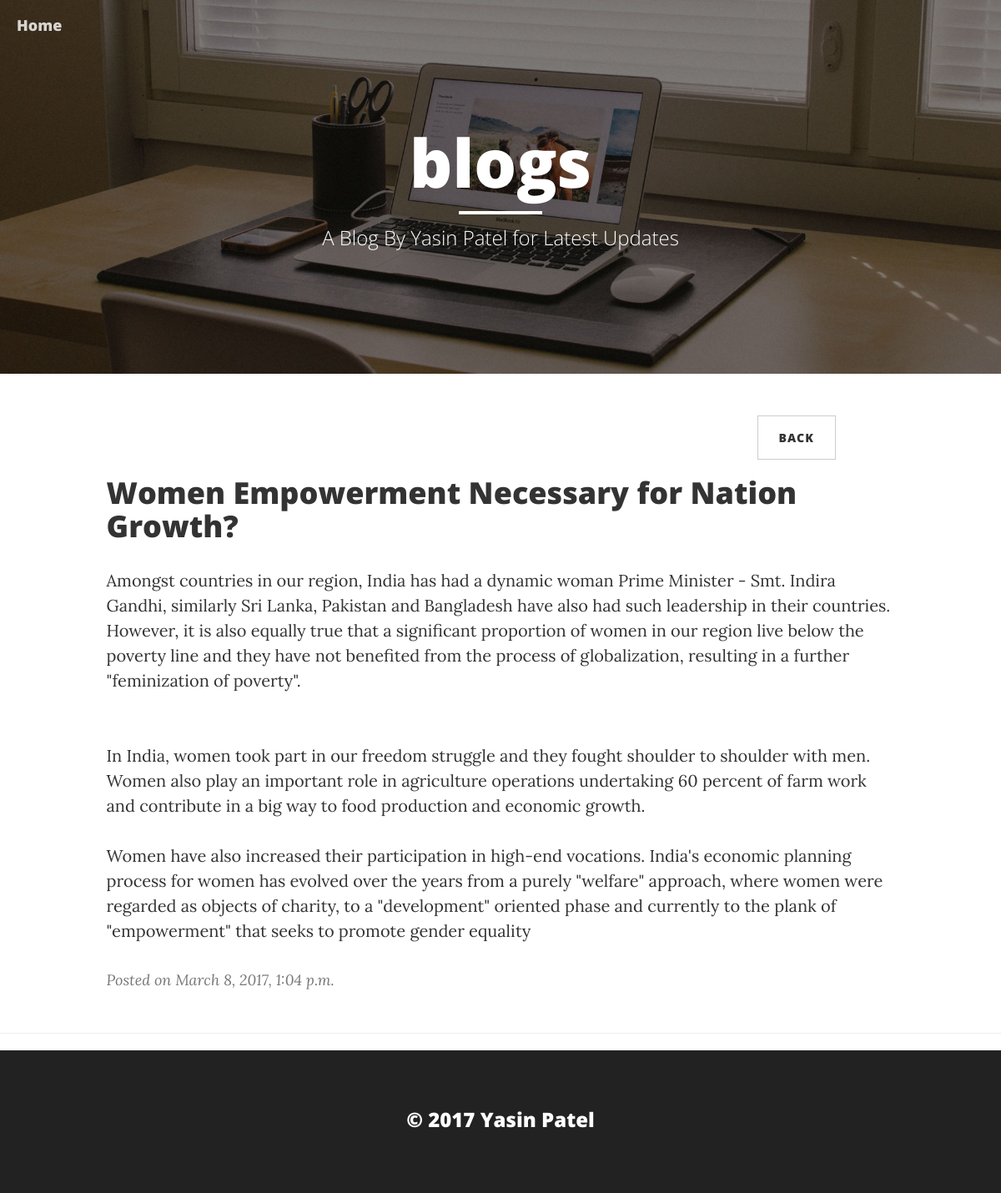
Screenshot of /post/3/ with the database file from the repository.
### blog/models.py (models this page shows, shortened)
class Post(BaseModel):
    author =models.ForeignKey('auth.User')
    title=models.CharField(max_length=200)
    text=models.TextField()
    created_date=models.DateTimeField(default=timezone.now)
    published_date=models.DateTimeField(blank=True,null=True)

### blog/views.py (the view)
# urls.py: url(r'^post/(?P<pk>\d+)/$',views.post_details,name="post_details"),
def post_details(request,pk):
    posts =get_object_or_404(Post,pk=pk)
    return render(request,'blog/post_details.html',{"posts":posts})

### templates/blog/post_details.html (shortened to what this page needs)
{% extends 'blog/layout.html' %}
{% block content %}
<div class="row">
  <div class="col-sm-3 pull-right">
    <a href="/" class="btn btn-default btn-sm">Back</a>
  </div>
</div>
<div class="row">
    <div class="col-lg-10  col-md-10 col-md-offset-1">
          <div class="post-preview">
                  <h1 class="post-title">
                    {{ posts.title }}
                  </h1>
                  <p class="post-subtitle">
                      {{ posts.text|linebreaksbr }}
                  </p>
              <p class="post-meta">Posted on {{ posts.published_date }}
            </p>
          </div>
    </div>
</div>
{% endblock %}

### static/css/clean-blog.css (style rules this page uses)
body { font-family: 'Lora', 'Times New Roman', serif; font-size: 20px; color: #333333; }
p { line-height: 1.5; margin: 30px 0; }
h1, h2, h3, h4, h5, h6 { font-family: 'Open Sans', 'Helvetica Neue', Helvetica, Arial, sans-serif; font-weight: 800; }
a { color: #333333; }
.post-preview > .post-meta { color: #777777; font-size: 18px; font-style: italic; margin-top: 0; }
.btn { font-family: 'Open Sans', 'Helvetica Neue', Helvetica, Arial, sans-serif; text-transform: uppercase; font-size: 14px; font-weight: 800; letter-spacing: 1px; border-radius: 0; padding: 15px 25px; }
body { -webkit-tap-highlight-color: #0085A1; }

### rows the page displays
Post: title "Women Empowerment Necessary for Nation Growth?", text "Amongst countries in our region, India has had a dynamic woman Prime Minister - Smt. Indira Gandhi, similarly Sri Lanka, Pakistan and Bangladesh have also had such leadership in their countries. However, it is also equally true that a significant proportion of women in our region live below the poverty line and they have not benefited from the process of globalization, resulting in a further \"feminization of poverty\". In India, women took part in our freedom struggle and they fought shoulder to shoulder with men. Women also play an important role in agriculture operations undertaking 60 percent of farm work and contribute in a big way to food production and economic growth. Women have also…", published_date "March 8, 2017, 1:04 p.m."
